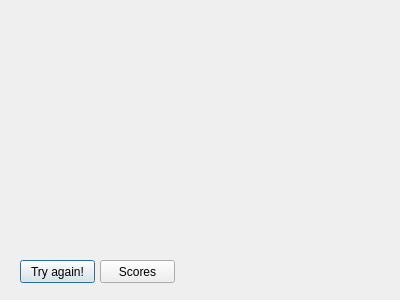
<?xml version="1.0" encoding="UTF-8"?>
<ui version="4.0">
 <class>Dialog</class>
 <widget class="QDialog" name="Dialog">
  <property name="geometry">
   <rect>
    <x>0</x>
    <y>0</y>
    <width>400</width>
    <height>300</height>
   </rect>
  </property>
  <property name="windowTitle">
   <string>Dialog</string>
  </property>
  <widget class="QPushButton" name="pushButton">
   <property name="geometry">
    <rect>
     <x>20</x>
     <y>260</y>
     <width>75</width>
     <height>23</height>
    </rect>
   </property>
   <property name="text">
    <string>Try again!</string>
   </property>
  </widget>
  <widget class="QPushButton" name="pushButton_2">
   <property name="geometry">
    <rect>
     <x>100</x>
     <y>260</y>
     <width>75</width>
     <height>23</height>
    </rect>
   </property>
   <property name="text">
    <string>Scores</string>
   </property>
  </widget>
 </widget>
 <resources/>
 <connections/>
</ui>
